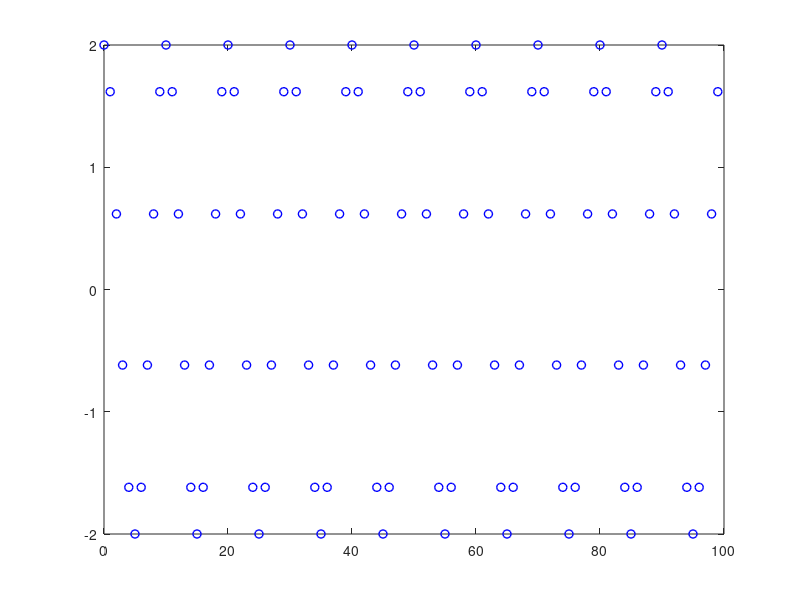

Write MATLAB code to recreate this figure. (Note: this script raises an error after producing the figure.)
%-----------------------------------------------------------------------------%
%				                FUNDACION FULGOR
%-----------------------------------------------------------------------------%

% This script simulates a D/C convertor

clear;      % Clear all variables
close all;  % Close all figures
clc;        % Clear command window

%% Parameters

fs = 1e6;               % Sampling frequency [Hz]
Ts = 1/fs;              % Sampling time [s]

OVR = 8;                % Oversampling factor (fs_ch/fs)
fs_ch = fs*OVR;         % Channel sampling frequency [Hz]
 
n_samples = 1e2;        % Sim length
f0 = 1e5;               % Tone freq

fil_sel = 0;            % Filter selector. 0:ZOH; 1:FIR1
h_taps = 151;           % Filter taps 
h_fc = 0.4*fs;          % Filter cut frequency

fz = 15;                % Plots Font Size

%% Processing

% Time vector
t_v = (0:n_samples-1)*Ts;
t_up_v = (0:n_samples*OVR-1)*1/fs_ch;

% Signal in digital domain
x_d_v = 2*cos(2*pi*f0*t_v); 

% Ideal signal in continuous domain
x_ci_v = 2*cos(2*pi*f0*t_up_v);

% Upsampling
x_up_v = upsample(x_d_v, OVR);

% Reconstruction filter
switch fil_sel

    case 0
        h_v = ones(1,OVR);
        h_delay = 0; % Filter delay
    case 1
        h_v = fir1(h_taps-1, h_fc/(fs_ch/2));
        h_delay =(h_taps-1)/2; % Filter delay
    otherwise
        error('Wrong configuration')
end
  
h_v = OVR * h_v / sum(h_v); % Gain to keep constant the signal amplitude

% Filtering
x_c_v = filter(h_v, 1, [x_up_v, zeros(1,h_delay)]);
x_c_v = x_c_v(h_delay+1:end);

% FFT variables
NFFT = 16 * n_samples;
f_v = (-NFFT/2:NFFT/2-1)*fs/NFFT;
f_up_v = (-NFFT*OVR/2:NFFT*OVR/2-1)*fs_ch/(NFFT*OVR);

% FFTs
X_d_v = fftshift(abs(fft(x_d_v, NFFT))/n_samples);
X_up_v = fftshift(abs(fft(x_up_v, NFFT*OVR))/(n_samples*OVR));
X_c_v = fftshift(abs(fft(x_c_v, NFFT*OVR))/(n_samples*OVR));
X_ci_v = fftshift(abs(fft(x_ci_v, NFFT*OVR))/(n_samples*OVR));
H_v = fftshift(abs(fft(h_v, NFFT*OVR)));
H_v = H_v/max(H_v);

%% Plots 
% Time
figure;
p = plot(t_v/1e-6, x_d_v ,'ob','Linewidth',1);
p.MarkerFaceColor = p.Color;
p.MarkerEdgeColor = p.Color;
hold on;
plot(t_up_v/1e-6, x_up_v ,'xk','Linewidth',1);
plot(t_up_v/1e-6, x_c_v ,'-r','Linewidth',1.5);
plot(t_up_v/1e-6, x_ci_v ,'--c','Linewidth',1);
tit = sprintf('D/C converter');
title(tit,'Interpreter','latex','FontSize', fz);
xlabel('Time [us]', 'Interpreter','latex','FontSize', fz);
ylabel('Amplitude', 'Interpreter','latex','FontSize', fz);
legend({'D','UP','C','C-ideal'}, 'Interpreter','latex','FontSize', fz-2);
grid on;
set(gcf, 'Position', [50 50 500 500],'Color', 'w');

% Freqfigure;
figure
plot(f_v/1e6, X_d_v ,'-b','Linewidth',2);
hold on;
plot(f_up_v/1e6, X_up_v ,'-.k','Linewidth',2);
plot(f_up_v/1e6, X_c_v ,'--r','Linewidth',2);
plot(f_up_v/1e6, X_ci_v ,'-.c','Linewidth',1);
plot(f_up_v/1e6, H_v ,'-.m','Linewidth',1);
tit = sprintf('D/C converter');
title(tit,'Interpreter','latex','FontSize', fz);
xlabel('Frequency [MHz]', 'Interpreter','latex','FontSize', fz);
ylabel('Amplitude', 'Interpreter','latex','FontSize', fz);
legend({'D','UP','C','C-ideal','H'}, 'Interpreter','latex','FontSize', fz-2);
grid on;
set(gcf, 'Position', [550 50 800 500],'Color', 'w');
